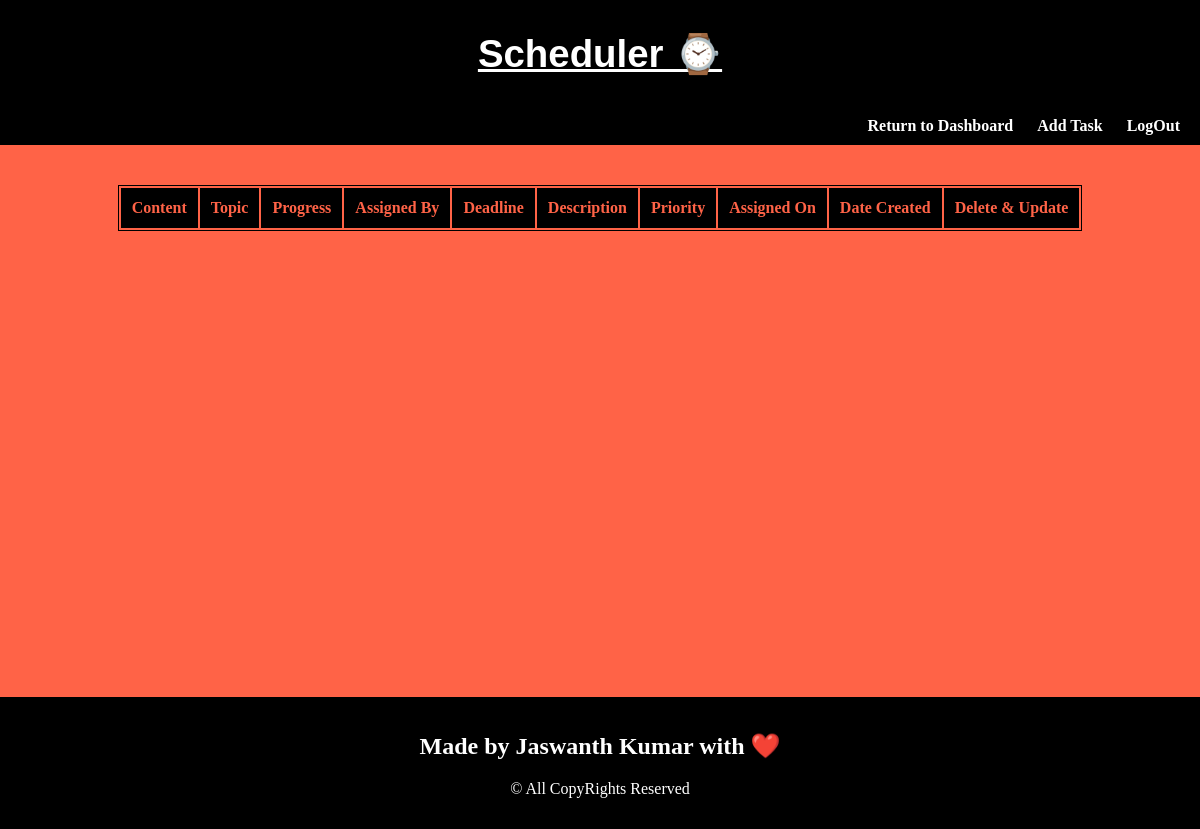
Page /todo (signed in) on the earlier database version.
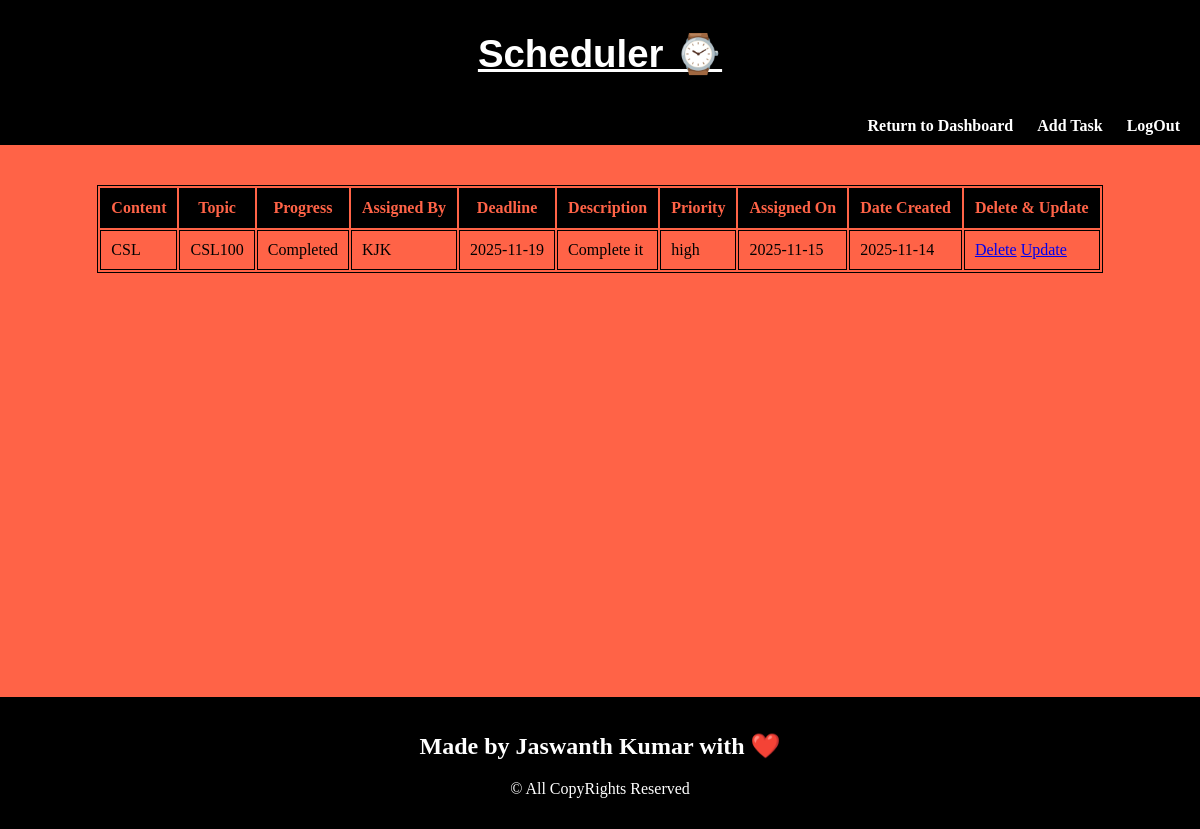
Same page on the later database version.
### app.py (models this page shows)
class Todo(db.Model):
    id = db.Column(db.Integer,primary_key=True)
    content = db.Column(db.String(200),nullable=False)
    progress= db.Column(db.Integer,default=0)
    topic = db.Column(db.String(100))
    assignon = db.Column(db.String(10))
    assigne = db.Column(db.String(50))
    description = db.Column(db.String(1000))
    priority = db.Column(db.String(20),nullable=False)
    deadline = db.Column(db.String(10))
    date_created = db.Column(db.DateTime,default=datetime.utcnow)
    user_id = db.Column(db.Integer, db.ForeignKey('user.id'))

### app.py (the view)
@app.route('/todo',methods=['POST','GET'])
def index():
    if 'userid' not in session:
        return redirect('/')
    else:
        current_user = User.query.filter_by(userid=session['userid']).first()
        tasks = Todo.query.filter_by(user_id=current_user.id).order_by(Todo.date_created)
        return render_template('Task.html',tasks=tasks)

### templates/Task.html (shortened to what this page needs)
<!DOCTYPE html>
<html>
    <head>
    </head>
    <body>
        <header>
            <h1>Scheduler ⌚</h1>
        </header>
        <nav>
            <a href="{{url_for('dashboard')}}">Return to Dashboard</a>
            <a href="{{url_for('addtask')}}">Add Task</a>
            <a href="{{url_for('logout')}}">LogOut</a>
        </nav>
        <div class="container">
            <div class="tasktable">
                <table>
                    <tr>
                        <th>Content</th>
                        <th>Topic</th>
                        <th>Progress</th>
                        <th>Assigned By</th>
                        <th>Deadline</th>
                        <th>Description</th>
                        <th>Priority</th>
                        <th>Assigned On</th>
                        <th>Date Created</th>
                        <th>Delete & Update</th>
                    </tr>
                    {% for task in tasks %}
                    <tr>
                        <td>{{task.content}}</td>
                        <td>{{task.topic}}</td>
                        <td>{{task.progress}}</td>
                        <td>{{task.assigne}}</td>
                        <td>{{task.deadline}}</td>
                        <td>{{task.description}}</td>
                        <td>{{task.priority}}</td>
                        <td>{{task.assignon}}</td>
                        <td>{{task.date_created.date()}}</td>
                        <td>
                            <a href="/delete/{{task.id}}">Delete</a>
                            <a href="/update/{{task.id}}">Update</a>
                        </td>
                    </tr>
                    {% endfor %}
                </table>
            </div>
        </div>
        <footer>
            <h2>Made by Jaswanth Kumar with ❤️</h2>
            <p>&copy; All CopyRights Reserved</p>
        </footer>
</html>

### templates/Task.html (style rules this page uses)
header { text-align: center; text-decoration: underline; background-color: black; font-family: Arial, Helvetica, sans-serif; font-size: larger; color:white; padding:5px 5px; margin: 0%; top: 0; }
nav { background-color: black; text-align: right; padding: 10px 20px; }
nav a { color: white; text-decoration: none; margin-left: 20px; font-weight: bold; }
body { margin:0%; background-color: #FF6347; height:100%; width:100%; display:flexbox; }
.container { display:flex; align-items: center; justify-content: center; }
.tasktable { margin-top: 40px; justify-content: center; align-items: center; height:64vh; table-layout: fixed; max-width: 100%; overflow-x: auto; }
table,tr { border: 1px solid black; margin:0%; }
table th { background-color: black; color:#FF6347 }
th,td { padding:10px; border: 1px solid black; }
footer { background-color: black; color: white; text-align: center; padding: 15px 10px; bottom:0; margin-top: auto; margin: auto; }

Differences in the rows shown:
added Todo: content "CSL", topic "CSL100", progress "Completed", assigne "KJK", deadline "2025-11-19", description "Complete it", priority "high", assignon "2025-11-15", date_created "2025-11-14"
